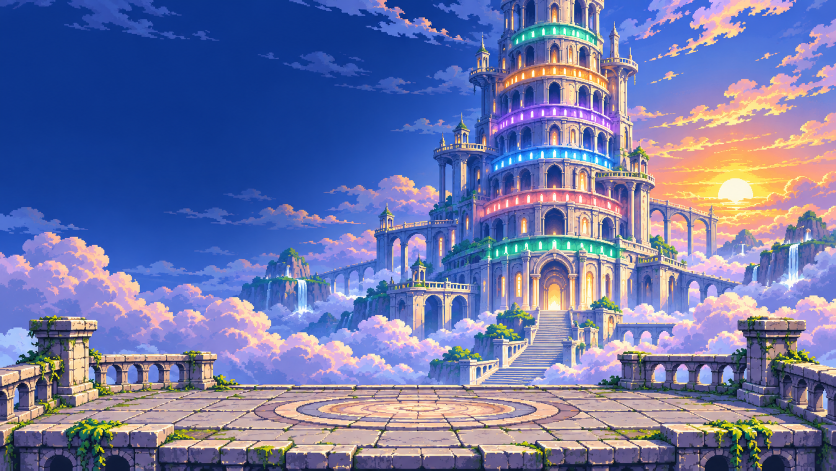
#> input picture art-production/v2/sources/title.png, 1672 x 941 px (shown at 1/2 size); its folder holds 6 pictures in this run
$ python export-tower-scenery-v2.py
#> lines starting #> are read from the running program, lines starting #| are printed output that depends on the picture
"""Crop and export image-generated scenery/icons; no primary illustration."""
from pathlib import Path
from PIL import Image
import json
ROOT=Path(__file__).resolve().parents[1]
SOURCE=ROOT/'art-production/v2/sources'
OUT=ROOT/'public/assets/tower-v2'
for name in ['title','hub']:
    Image.open(SOURCE/(name+'.png')).convert('RGBA').resize((480,270),Image.Resampling.NEAREST).save(OUT/(name+'.png'))
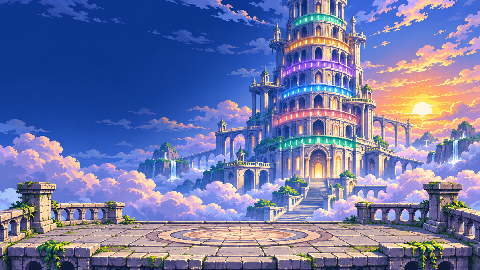
#> saved as title.png: PIL image 480x270 RGBA; mean R, G, B, A 111.4, 118, 166.4, 255
#> (the run stopped early here; a loop or call above may not have finished)
